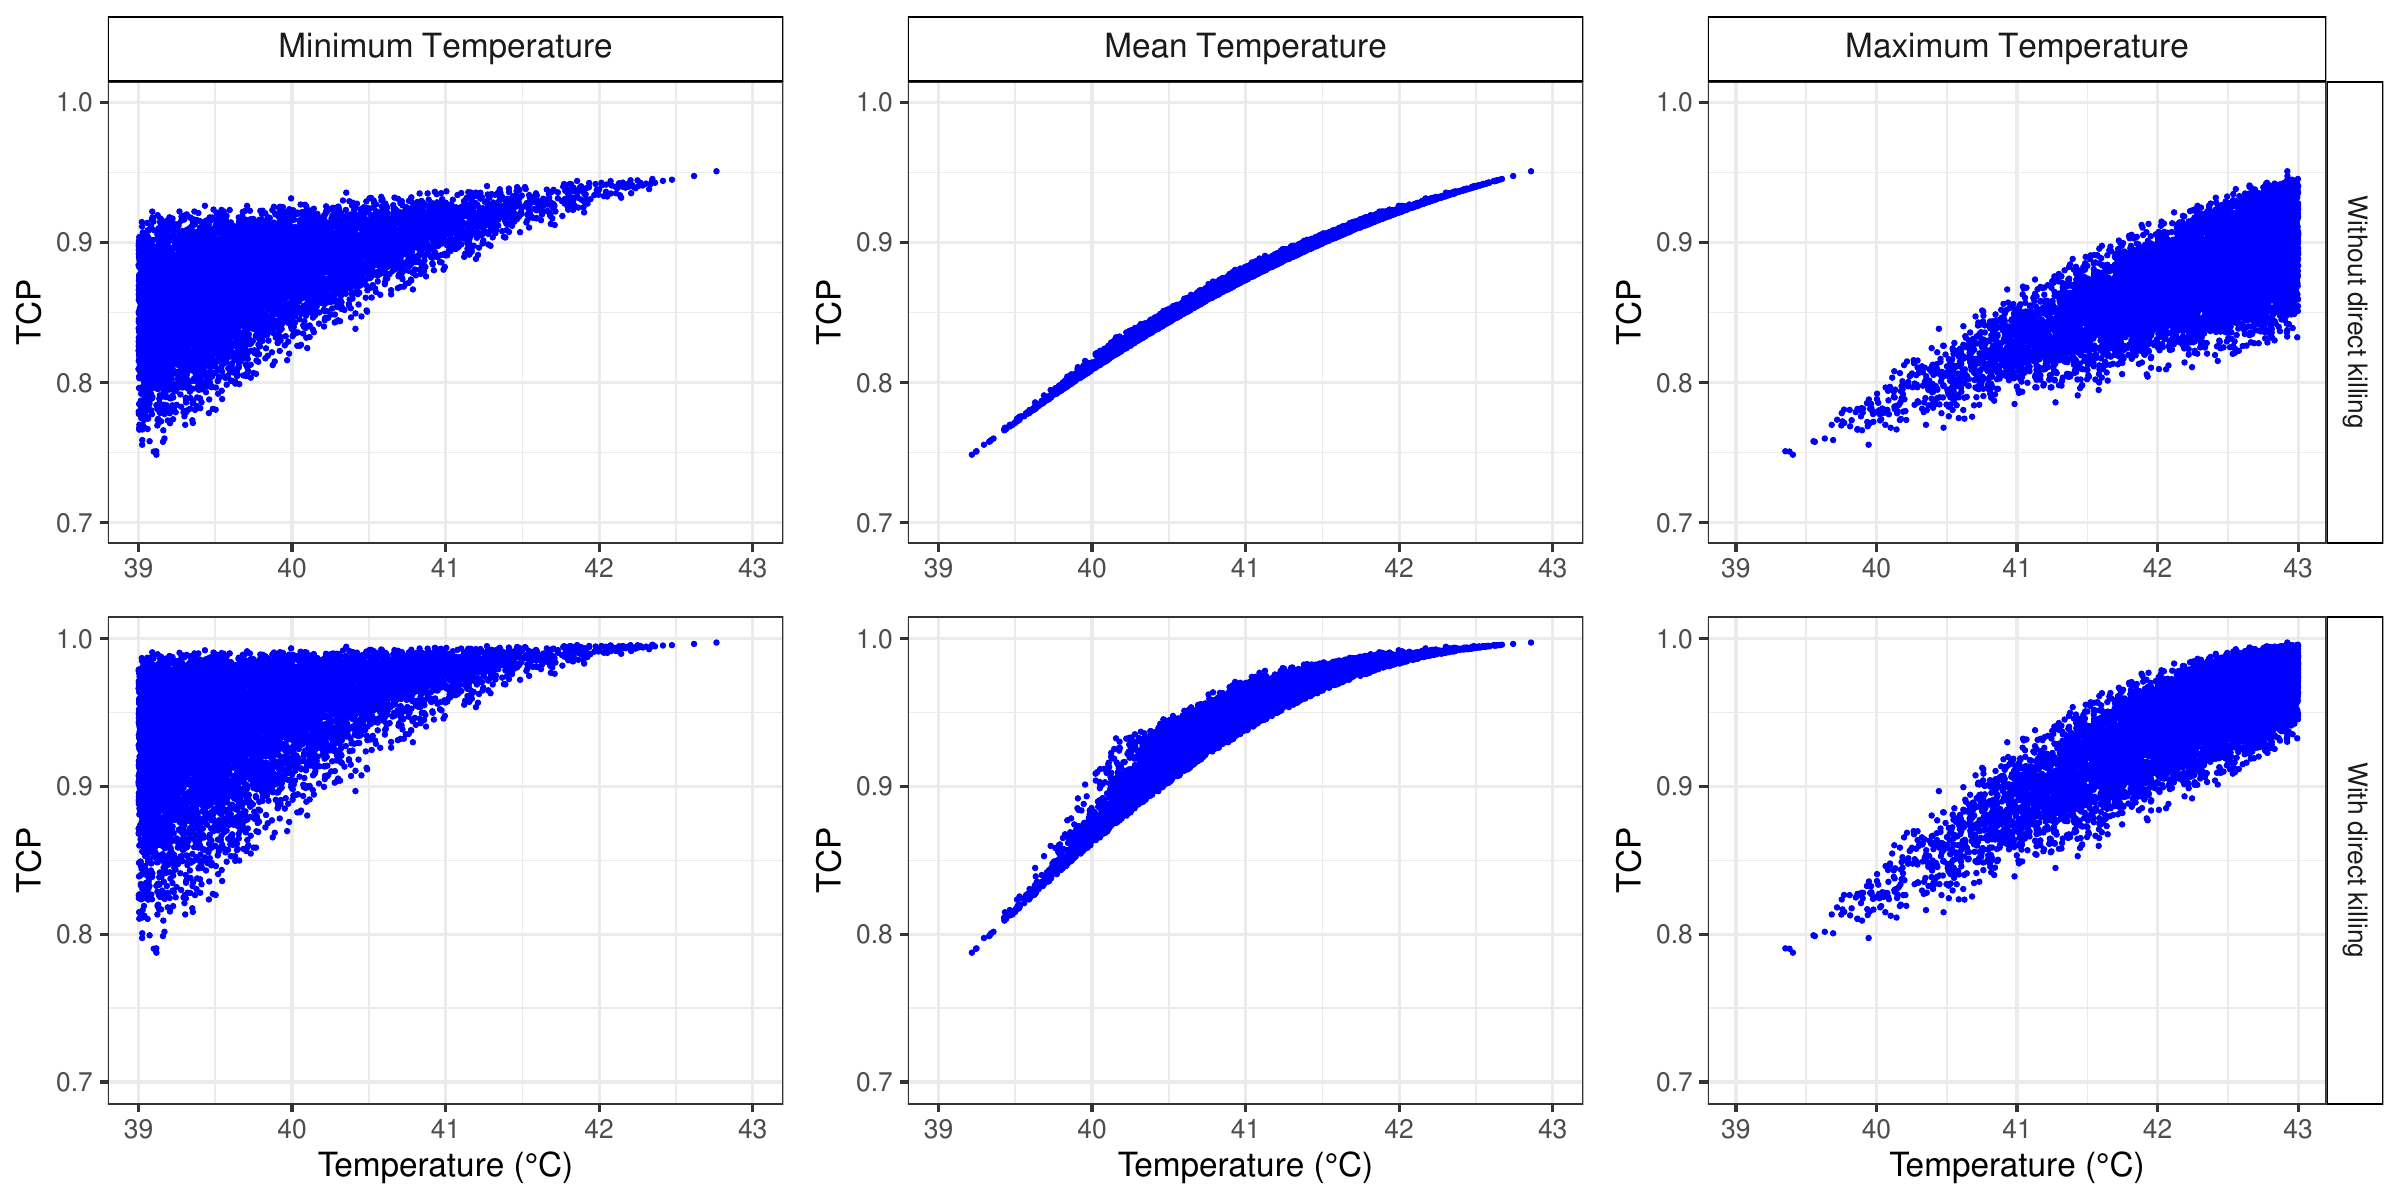

R code for this plot:
#Open required libraries
library(reshape2)
library(ggplot2)
library(ggpubr)

#Make sure that there is no open graphs
graphics.off()

size = 24

#Plots of temperature
results<-read.table("../results/TCP_T.dat", header=T)

p1<-ggplot(results, aes(x=Temp_min, y=TCP))+geom_point(color="blue")+xlab("Temperature / °C")+ylab("TCP")+theme_bw(base_size=size)+theme(strip.background = element_rect(colour="black", fill="white"),legend.position="top",legend.title=element_blank(),strip.text.x = element_text(size = size))+facet_grid(cols=vars("Minimum~Temperature"),labeller = label_parsed)+xlim(39,43)+ylim(.7,1.)
p2<-ggplot(results, aes(x=Temp, y=TCP))+geom_point(color="blue")+xlab("Temperature / °C")+ylab("TCP")+theme_bw(base_size=size)+theme(strip.background = element_rect(colour="black", fill="white"),legend.position="top",legend.title=element_blank(),strip.text.x = element_text(size = size))+facet_grid(cols=vars("Mean~Temperature"),labeller = label_parsed)+xlim(39,43)+ylim(.7,1.)
p3<-ggplot(results, aes(x=Temp_max, y=TCP))+geom_point(color="blue")+xlab("Temperature / °C")+ylab("TCP")+theme_bw(base_size=size)+theme(strip.background = element_rect(colour="black", fill="white"),legend.position="top",legend.title=element_blank(),strip.text.x = element_text(size = size))+facet_grid(cols=vars("Maximum~Temperature"), rows=vars("Without~direct~killing"),labeller = label_parsed)+xlim(39,43)+ylim(.7,1.)

p4<-ggplot(results, aes(x=Temp_min, y=TCP_kill))+geom_point(color="blue")+xlab("Temperature (°C)")+ylab("TCP")+theme_bw(base_size=size)+theme(strip.background = element_rect(colour="black", fill="white"),legend.position="top",legend.title=element_blank(),strip.text.x = element_text(size = size))+facet_grid(labeller = label_parsed)+xlim(39,43)+ylim(.7,1.)
p5<-ggplot(results, aes(x=Temp, y=TCP_kill))+geom_point(color="blue")+xlab("Temperature (°C)")+ylab("TCP")+theme_bw(base_size=size)+theme(strip.background = element_rect(colour="black", fill="white"),legend.position="top",legend.title=element_blank(),strip.text.x = element_text(size = size))+facet_grid(labeller = label_parsed)+xlim(39,43)+ylim(.7,1.)
p6<-ggplot(results, aes(x=Temp_max, y=TCP_kill))+geom_point(color="blue")+xlab("Temperature (°C)")+ylab("TCP")+theme_bw(base_size=size)+theme(strip.background = element_rect(colour="black", fill="white"),legend.position="top",legend.title=element_blank(),strip.text.x = element_text(size = size))+facet_grid(rows=vars("With~direct~killing"),labeller = label_parsed)+xlim(39,43)+ylim(.7,1.)


pdf("Figure_5.pdf",width=24,height=12)
ggarrange(p1+ xlab(NULL), p2 + xlab(NULL), p3+ xlab(NULL), p4, p5, p6, font.label = list(size = size),ncol = 3, nrow = 2)
graphics.off()